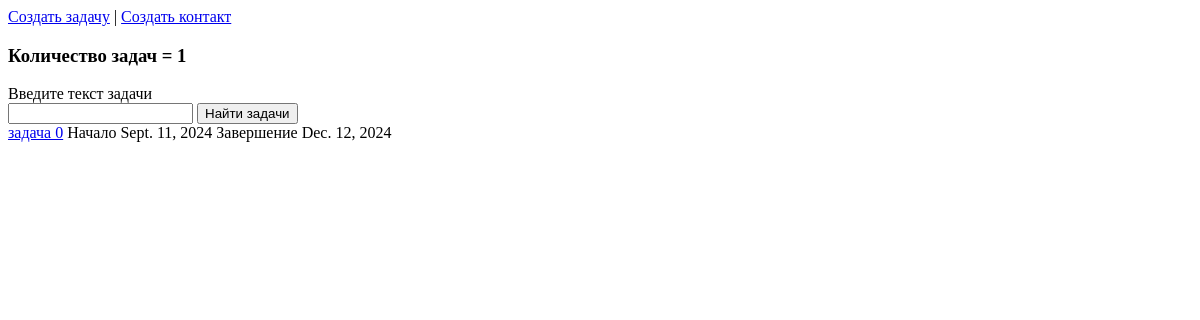
The app's page /, older data.
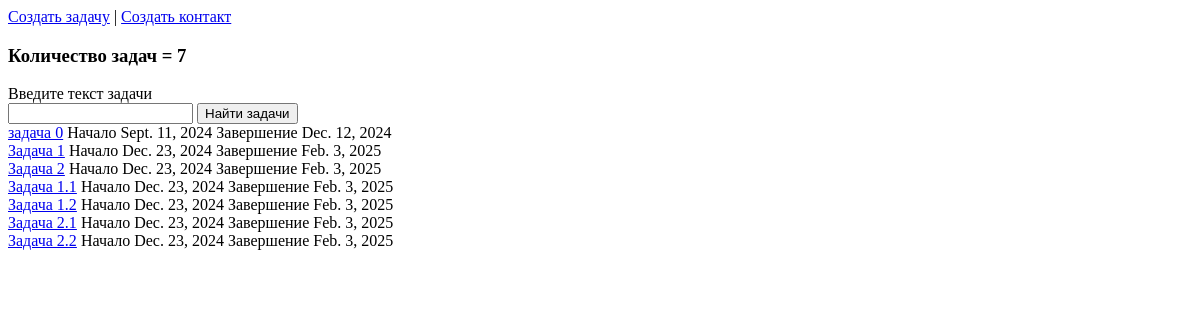
The same page, newer data.
### TaskTreeApp/models.py (models this page shows)
class Tasks(models.Model):
    id = models.UUIDField(primary_key=True, default=uuid.uuid4, editable=False)
    title = models.CharField(max_length=250)
    start = models.DateField(null=True)
    end = models.DateField(null=True)

### TaskTreeApp/views.py (the view)
# urls.py: path('',MainPage),
def MainPage(request):
    FindTitle = ''
    if request.method == 'POST':
        if request.POST.get('btn_find')=='new_find':
            FindTitle = request.POST.get('FindTitle')
    tasks_lst = Tasks.objects.filter(title__icontains=FindTitle)
    count_tasks = tasks_lst.count()
    if count_tasks == 0:
        PageStr = 'Нет задач соответствующих условиям'
    elif count_tasks > 0:
        PageStr = f'Количество задач = {count_tasks}'
    info_main = {'PageTitle': PageStr, 'tasks_list': tasks_lst,
                 'count_tasks': count_tasks, 'FindTitle': FindTitle}
    return render(request, 'main.html', context=info_main)

### templates/main.html (shortened to what this page needs)
<!DOCTYPE html>
<html lang="en">
<head>
</head>
<body>
    <a href="/addtask/">Создать задачу</a>
    <a>|</a>
    <a href="/addcontact/">Создать контакт</a>
    <h3> {{ PageTitle }} </h3>
    <label for="FindTitle">
        Введите текст задачи
    </label>
    <form method="post">
        <input type="text" id="FindTitle" name="FindTitle" maxlength="50" value="{{ FindTitle }}">
        <button type="submit" name="btn_find" value="new_find">Найти задачи</button>
    </form>
    {% if count_tasks > 0 %}
        {% for task in tasks_list %}
            <div>
                <a href="card_task/{{ task.id }}/">{{ task.title }}</a>
                <a>  Начало {{ task.start }} </a>
                <a>  Завершение {{ task.end }} </a>
            </div>
        {% endfor %}
    {% endif %}
</body>
</html>

Row changes from the older to the newer data that the page shows:
added Tasks: title "Задача 1", start "Dec. 23, 2024", end "Feb. 3, 2025"
added Tasks: title "Задача 2", start "Dec. 23, 2024", end "Feb. 3, 2025"
added Tasks: title "Задача 1.1", start "Dec. 23, 2024", end "Feb. 3, 2025"
added Tasks: title "Задача 1.2", start "Dec. 23, 2024", end "Feb. 3, 2025"
added Tasks: title "Задача 2.1", start "Dec. 23, 2024", end "Feb. 3, 2025"
added Tasks: title "Задача 2.2", start "Dec. 23, 2024", end "Feb. 3, 2025"
Text that changed along with them:
{{ PageTitle }}: "Количество задач = 1" → "Количество задач = 7"
